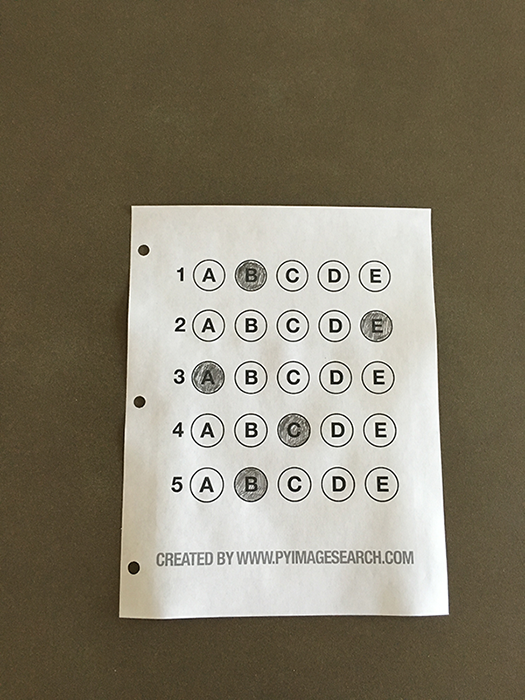
#> input picture sample.png, 525 x 700 px
$ python -i document_scanner.py   (imports and definitions only)   (older library calls are emulated)
#> lines starting #> are read from the running program, lines starting #| are printed output that depends on the picture; after the words box and inside, x2 and y2 are one past the last pixel; in counts of white or black regions, pixels touching at a corner belong together
### utils.py
import cv2
import numpy as np

MIN_CONTOUR_AREA = 5000
RECTANGLE_NUM_SIZE = 4


def auto_canny(image, sigma=0.33):
    # compute the median of the single channel pixel intensities
    v = np.median(image)
    # apply automatic Canny edge detection using the computed median
    lower = int(max(0, (1.0 - sigma) * v))
    upper = int(min(255, (1.0 + sigma) * v))
    edged = cv2.Canny(image, lower, upper)
    # return the edged image
    return edged


def find_biggest_contour_approx(contours, min_contour_area=MIN_CONTOUR_AREA):
    biggest_contour_approx = np.array([])
    max_area = 0
    for contour in contours:
        contour_area = cv2.contourArea(contour)
        if contour_area > min_contour_area:
            contour_perimeter = cv2.arcLength(contour, closed=True)
            contour_approx = cv2.approxPolyDP(contour, 0.02 * contour_perimeter, closed=True)
            if contour_area > max_area and len(contour_approx) == RECTANGLE_NUM_SIZE:
                max_area, biggest_contour_approx = contour_area, contour_approx
    return biggest_contour_approx, max_area


def reorder_contour_approx(contour):
    points = contour.reshape((4, 2))
    points_result = np.zeros((4, 1, 2), dtype=np.int32)
    add = points.sum(1)

    points_result[0] = points[np.argmin(add)]
    points_result[3] = points[np.argmax(add)]
    diff = np.diff(points, axis=1)
    points_result[1] = points[np.argmin(diff)]
    points_result[2] = points[np.argmax(diff)]

    return points_result


def remove_shadow(img):
    dilated_img = cv2.dilate(img, np.ones((5, 5), np.uint8))
    bg_img = cv2.medianBlur(dilated_img, 83)
    diff_img = 255 - cv2.absdiff(img, bg_img)
    norm_img = cv2.normalize(diff_img, None, alpha=0, beta=255, norm_type=cv2.NORM_MINMAX, dtype=cv2.CV_8UC1)
    _, thr_img = cv2.threshold(norm_img, 230, 0, cv2.THRESH_TRUNC)
    cv2.normalize(thr_img, thr_img, alpha=0, beta=255, norm_type=cv2.NORM_MINMAX, dtype=cv2.CV_8UC1)
    _, thr_img = cv2.threshold(thr_img, 230, 255, cv2.THRESH_BINARY)
    return thr_img

### document_scanner.py
import cv2
import numpy as np
import utils

IMG_WIDTH = 1240
IMG_HEIGHT = 1754

CANNY_SIGMA = 0.33

DILATE_KERNEL = np.ones((3, 3))
ERODE_KERNEL = np.ones((3, 3))

GAUSSIAN_BLUR_KERNEL_SIZE = (3, 3)
GAUSSIAN_BLUR_BORDER_TYPE = cv2.BORDER_DEFAULT

CONTOUR_MODE = cv2.RETR_EXTERNAL
CONTOUR_METHOD = cv2.CHAIN_APPROX_SIMPLE

NUM_SHRINKING_PIXEL = 5


class DocumentScanner:
    def __init__(self,
                 target_img_size=(IMG_WIDTH, IMG_HEIGHT),
                 canny_sigma=CANNY_SIGMA,
                 dilate_kernel=DILATE_KERNEL,
                 erode_kernel=ERODE_KERNEL,
                 gaussian_blur_kernel_size=GAUSSIAN_BLUR_KERNEL_SIZE,
                 gaussian_blur_border_type=GAUSSIAN_BLUR_BORDER_TYPE,
                 contour_mode=CONTOUR_MODE,
                 contour_method=CONTOUR_METHOD,
                 min_contour_area=utils.MIN_CONTOUR_AREA,
                 num_shrinking_pixel=NUM_SHRINKING_PIXEL):
        self.__img_width, self.__img_height = target_img_size
        self.__canny_sigma = canny_sigma
        self.__dilate_kernel = dilate_kernel
        self.__erode_kernel = erode_kernel
        self.__gaussian_blur_kernel_size = gaussian_blur_kernel_size
        self.__gaussian_blur_border_type = gaussian_blur_border_type
        self.__contour_mode = contour_mode
        self.__contour_method = contour_method
        self.__min_contour_area = min_contour_area
        self.__num_shrinking_pixel = num_shrinking_pixel

    def scan_document(self, img):
        # img_width, img_height = self.__img_width, self.__img_height
        # imgResized = cv2.resize(img, (img_width, img_height))
        imgProcessed = self.__process_img(img)
        biggest_contour_approx = self.__find_biggest_contour(imgProcessed)
        imgShadow = utils.remove_shadow(img)
        imgWarped = self.__warp_image(imgShadow, biggest_contour_approx)
        return imgWarped

    def __process_img(self, img):
        imgGray = cv2.cvtColor(img, cv2.COLOR_BGR2GRAY)  # convert to gray scale
        imgBlur = cv2.GaussianBlur(imgGray, self.__gaussian_blur_kernel_size, self.__gaussian_blur_border_type, 0)
        imgEdged = utils.auto_canny(imgBlur, self.__canny_sigma)
        imgDilated = cv2.dilate(imgEdged, kernel=self.__dilate_kernel, iterations=1)
        imgEroded = cv2.erode(imgDilated, kernel=self.__erode_kernel, iterations=1)
        return imgEroded

    def __find_biggest_contour(self, img):
        try:
            contours, hierarchy = cv2.findContours(img, self.__contour_mode, self.__contour_method)
            biggestContourApprox, maxArea = utils.find_biggest_contour_approx(contours, self.__min_contour_area)
            biggestContourApprox = utils.reorder_contour_approx(biggestContourApprox)
            return biggestContourApprox
        except ValueError as value_error:
            raise ValueError("Unable to find contour find current settings")

    def __warp_image(self, img, contour_approx):
        contour_perspective = np.float32(contour_approx)
        warped_perspective = np.float32([[0, 0], [self.__img_width, 0],
                                         [0, self.__img_height], [self.__img_width, self.__img_height]])
        transform_matrix = cv2.getPerspectiveTransform(contour_perspective, warped_perspective)
        imgWarped = cv2.warpPerspective(img, transform_matrix, (self.__img_width, self.__img_height))
        # correction
        imgWarped = imgWarped[self.__num_shrinking_pixel:imgWarped.shape[0] - self.__num_shrinking_pixel,
                    self.__num_shrinking_pixel:imgWarped.shape[1] - self.__num_shrinking_pixel]
        return imgWarped

>>> import cv2
>>> picture = cv2.imread('sample.png')
#> picture is the input picture: shape (700, 525, 3); mean B, G, R 104.7, 123.2, 130.7
>>> result = DocumentScanner().scan_document(picture)
#> in __process_img, `imgGray = cv2.cvtColor(img, cv2.COLOR_BGR2GRAY)`:
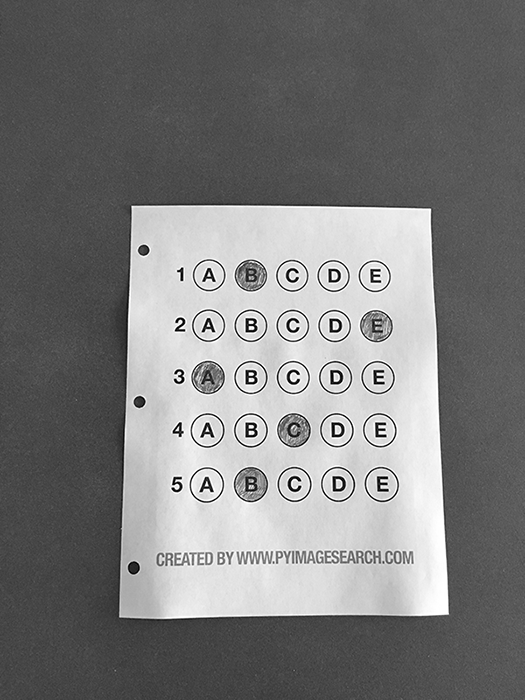
#> imgGray: shape (700, 525); min 0, max 255, mean 123.4
#> in auto_canny, `v = np.median(image)`: v = 86
#> in auto_canny, `lower = int(max(0, (1.0 - sigma) * v))`: lower = 57
#> in auto_canny, `upper = int(min(255, (1.0 + sigma) * v))`: upper = 114
#> in auto_canny, `edged = cv2.Canny(image, lower, upper)`:
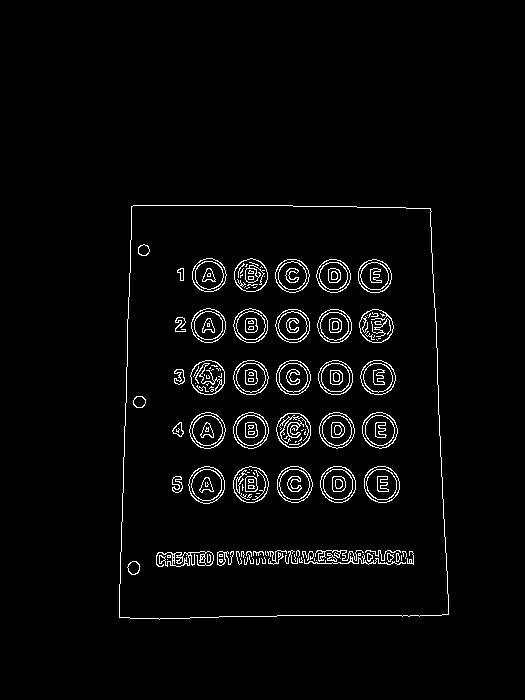
#> edged: shape (700, 525); 3% white in thin lines or dots, all inside (x1, y1, x2, y2) = (119, 205, 449, 620)
#> in __process_img, `imgDilated = cv2.dilate(imgEdged, kernel=self.__dilate_kernel, iterati..`: imgDilated: shape (700, 525); 8.7% white; 54 white regions, largest, box (x1, y1, x2, y2) and area: (118, 204, 450, 621) 4429, (216, 549, 415, 567) 3002, (232, 465, 270, 504) 1119
#> in __process_img, `imgEroded = cv2.erode(imgDilated, kernel=self.__erode_kernel, iteratio..`:
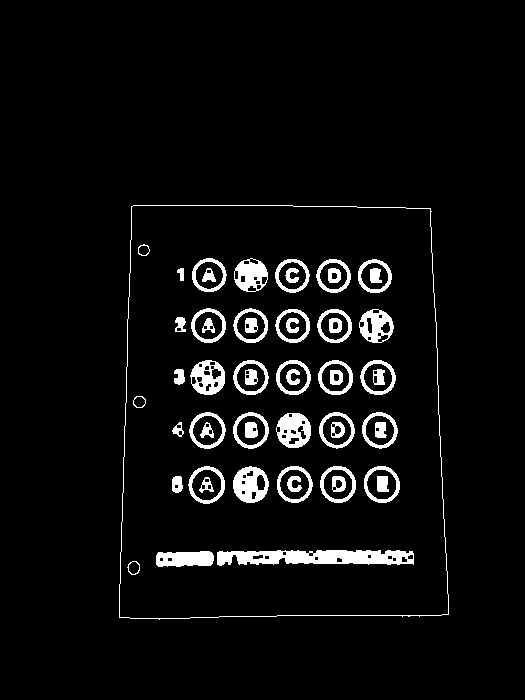
#> imgEroded: shape (700, 525); 5.3% white; 56 white regions
#> in __find_biggest_contour, `contours, hierarchy = cv2.findContours(img, self.__contour_mode, self...`: contours = 1 contour; box (x1, y1, x2, y2) and area: (119, 205, 449, 620) 128734
#> the loop in find_biggest_contour_approx, `for contour in contours:` made 1 pass
#> (contour_area, contour_perimeter, max_area, biggest_contour_approx) on pass 1: (128733.5, 1465.3, 128733.5, [[131, 206], [119, 617], [448, 614], [430, 208]])
#> after the loop in find_biggest_contour_approx, `for contour in contours:`: max_area = 128733.5
#> in __find_biggest_contour, `biggestContourApprox, maxArea = utils.find_biggest_contour_approx(cont..`: biggestContourApprox = [[131, 206], [119, 617], [448, 614], [430, 208]]; maxArea = 128733.5
#> in reorder_contour_approx, `points = contour.reshape((4, 2))`: points = [[131, 206], [119, 617], [448, 614], [430, 208]]
#> in reorder_contour_approx, `add = points.sum(1)`: add = [337, 736, 1062, 638]
#> in reorder_contour_approx, `diff = np.diff(points, axis=1)`: diff = [75, 498, 166, -222]
#> in __find_biggest_contour, `biggestContourApprox = utils.reorder_contour_approx(biggestContourAppr..`: biggestContourApprox = [[131, 206], [430, 208], [119, 617], [448, 614]]
#> in remove_shadow, `bg_img = cv2.medianBlur(dilated_img, 83)`:
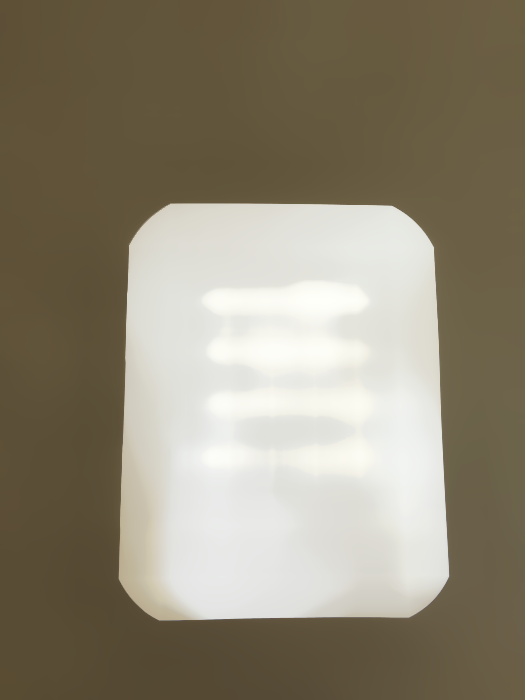
#> bg_img: shape (700, 525, 3); mean B, G, R 117.1, 135.7, 143.5
#> in remove_shadow, `diff_img = 255 - cv2.absdiff(img, bg_img)`:
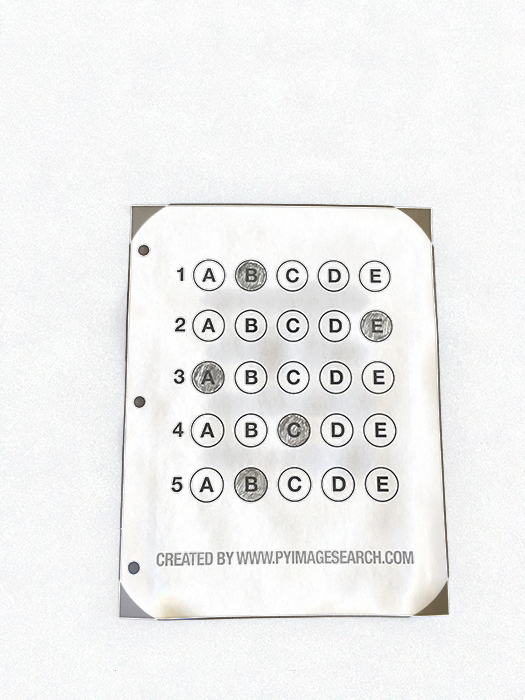
#> diff_img: shape (700, 525, 3); mean B, G, R 239.2, 239.5, 239.4
#> in remove_shadow, `_, thr_img = cv2.threshold(thr_img, 230, 255, cv2.THRESH_BINARY)`:
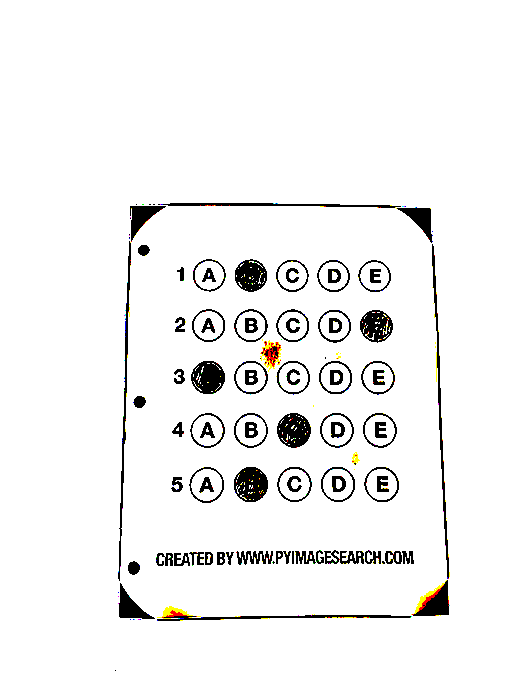
#> thr_img: shape (700, 525, 3); mean B, G, R 241.8, 242.3, 242.6
#> in __warp_image, `transform_matrix = cv2.getPerspectiveTransform(contour_perspective, wa..`: transform_matrix = [[4.29, 0.125, -588.1], [-0.0329, 4.92, -1009.3], [-4.2e-05, 0.000256, 1]]
#> in __warp_image, `imgWarped = imgWarped[self.__num_shrinking_pixel:imgWarped.shape[0] - ..`:
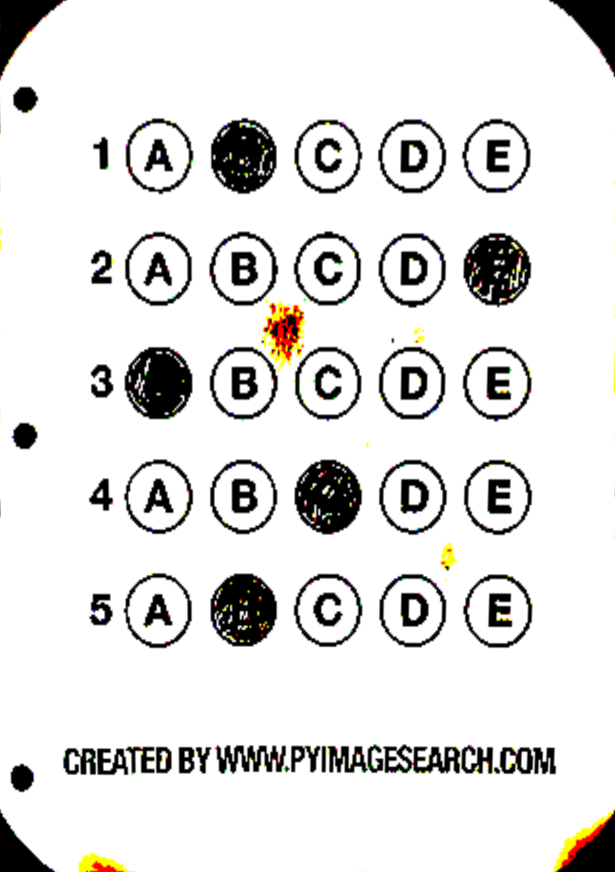
#> imgWarped: shape (1744, 1230, 3) (shown at 1/2 size); mean B, G, R 223.5, 224.8, 225.4
